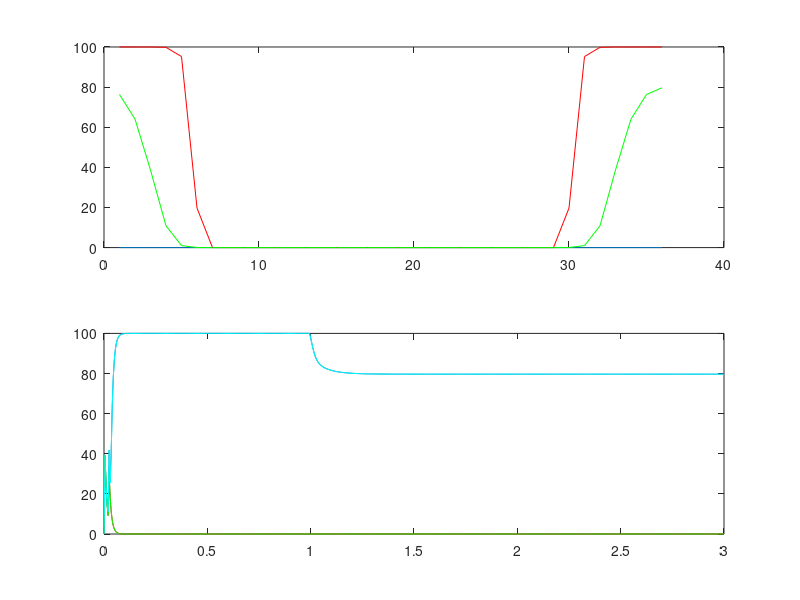
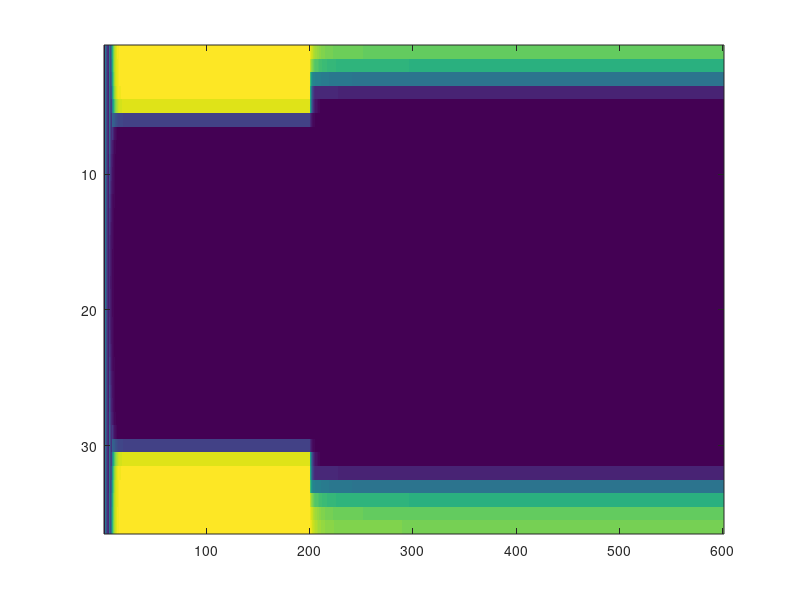
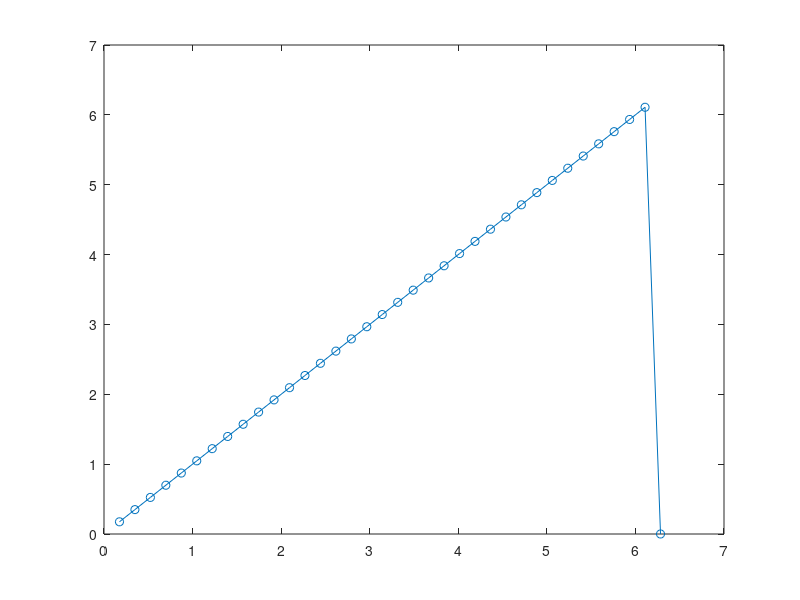
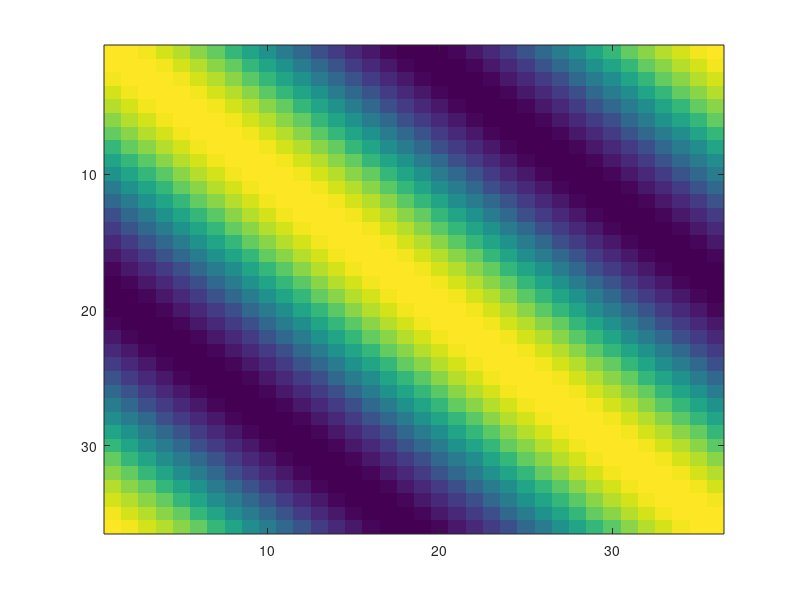

Reproduce these figures in MATLAB, in order.
% heterospatialmem.m
% Code runs a number of trials of the spatial memory network
% (essentially equivalent to the orientation tuning codes
%  with very strong recurrent connections).
% In this code some randomness (heterogeneity) is added to the
% connections to show that stable memory can be lost by small
% variations across the cells.

clear
%close all
figureson = 1;

dt=0.005;
tmax = 3.;
t=0:dt:tmax;

Ncells = 36;                    % Only 20 cells, so in the spatial task one cell per 10 degrees
dtheta = 2.0*pi/Ncells;         % change in angle between cells
r=zeros(length(t),Ncells);      % Array of time-varying firing rates for each cell
h=zeros(1,Ncells);              % Fixed input from the thalamus
Itot=zeros(1,Ncells);           % Total current to each cell (will be updated each timestep)


A = 100.;                        % Amplitude of afferent input
epsilon = 0.1;                  % How peaked is the thalamic input
J0 = -7;                        % Strong all-to-all inhibition
J2 =10;                         % Strong locally peaked excitation
Wran = 0.0*J2;

W = zeros(Ncells);
theta = 2*pi*[1:Ncells]/Ncells;
for cell = 1:Ncells
    for cell2 = 1:Ncells
        W(cell,cell2) = (J0+J2*cos(theta(cell2)-theta(cell)))*dtheta/(2*pi);
    end
end
W = W.*(1+Wran*randn(Ncells));
figure(98)
imagesc(W)
tau = 0.010;                     % Time constant for rate model

Ith0 = 10;                      % Average threshold
Iwidth0 = 10;                   % Average width of sigmoid firing rate curve
rmax0 = 100;                    % Average maximum firing rate
sigmaIth = 0;                 % Standard deviation across cells of threshold
sigmaIwidth = 0.0;              % Standard deviation across cells of width
sigmarmax = 0.0;                % Standard deviation across cells of maximum rate

Ith = Ith0*ones(1,Ncells) + sigmaIth*randn(1,Ncells);           % Threshold for each cell
Iwidth = Iwidth0*ones(1,Ncells) + sigmaIwidth*randn(1,Ncells);  % Width for each cell
rmax = rmax0*ones(1,Ncells) + sigmarmax*randn(1,Ncells);        % Max. rate for each cell

figure(99)                       % Figure to plot f-I curve
clf                             % Clear figure
Iin = -50:0.1:50;             % Plot a range of input currents
rout = zeros(Ncells,length(Iin));
for cell = 1:Ncells
    rout(cell,:) = rmax(cell)./(1+exp(-(Iin-Ith(cell))/Iwidth(cell))).^2;   % This is the firing rate curve used in the simulation
end
plot(Iin,rout)                  % Plot f-I curve
xlabel('Input current')         % Label x-axis
ylabel('Firing rate')           % Label y-axis
drawnow

hstart = 0;                   % Time to switch on afferent input
hend = 1.0;                     % Time to switch off afferent input

c = 1;                        % Fixed contrast scales all inputs

Ntrials = Ncells;
cellmax = zeros(1,Ntrials);
trial = 0;
for cuecell = 1:Ncells;       % Vary center of input on each trial from cell 1 to 5 to 9 ...
    trial = trial + 1;
    
    for cell = 1:Ncells         % Give slightly peaked afferent input to each cell
        h(cell) = A*c*(1-epsilon + epsilon*cos(2*pi*(cell-cuecell)/Ncells));
    end
    
    for i = 2:length(t)         % Begin time integration
        
        if ( t(i) >= hstart ) && (t(i) < hend ) % In a small time window
            Itot = h;                           % give the afferent input
        else                                    % otherwise
            Itot = zeros(size(h));              % no input
        end
        
        Itot = Itot + r(i-1,:)*W;
        rinf = rmax./(1+exp(-(Itot-Ith)./Iwidth)).^2;   % Use square-of-sigmoid as firing rate curve
        % (note the ./ and.^ since this is done for a
        % vector of all cells.
        
        r(i,:) = rinf + (r(i-1,:)-rinf)*exp(-dt/tau);   % Update firing rate of all cells
        
        
    end                                 % Finished time integration
    
    
    % Now find out which cell has the highest firing rate
    rmaxcell = r(length(t),1);              % Initialize as final rate of first cell
    cellmax = 1;                            % Initialize with first cell having highest firing rate
    for cell = 2:Ncells                     % Look at all other cells
        if r(length(t),cell) > rmaxcell     % See if their final firing rate if above the highest so far
            cellmax = cell;                 % If it is then set that cell as cellmax
            rmaxcell = r(length(t),cell);   % and update the highest firing rate so far.
        end
    end
    

if ( figureson)
        figure(1)                                % New figure
        clf
        subplot(2,1,1)
        plot(r(floor(hstart/dt)+1,:))             % Plot rates before afferent input
        hold on
        
        plot(r(floor(hend/dt),:),'r')            % Plot rates at end of afferent input
        
        plot(r(length(t),:),'g')                % Plot rates at the end of the delay
        drawnow
        subplot(2,1,2)
        plot(t,r(:,cuecell))                    % Rate of cuecell
        hold on
        plot(t,r(:,mod(cuecell-1+round(Ncells/4),Ncells)+1),'r')    % Rate of cell with orientation 1/4 turn
        plot(t,r(:,mod(cuecell-1-round(Ncells/4),Ncells)+1),'g')    % in each direction from cucell.
        
        plot(t,r(:,cellmax),'c')                % Rate of cell that ends up with maximum rate
        figure(2)
        imagesc(r')
        drawnow
end
        cuecell                                 % Let us know the cuecell
%    cellmax                                 % and which cell had highest firing rate (they should be the same)
% calculate population vector:
    costhetapop = cos(theta)*r(end-1,:)';
    sinthetapop = sin(theta)*r(end-1,:)';
    thetapop = atan(sinthetapop/costhetapop) + pi*(costhetapop<0);
    thetapop = thetapop + 2*pi*(thetapop<0);
    [theta(cuecell) thetapop]
    
    thetaout(trial) = thetapop;
    cueout(trial) = theta(cuecell);
end                         % Move to the next cuecell
figure()
plot(cueout,thetaout,'o-')
